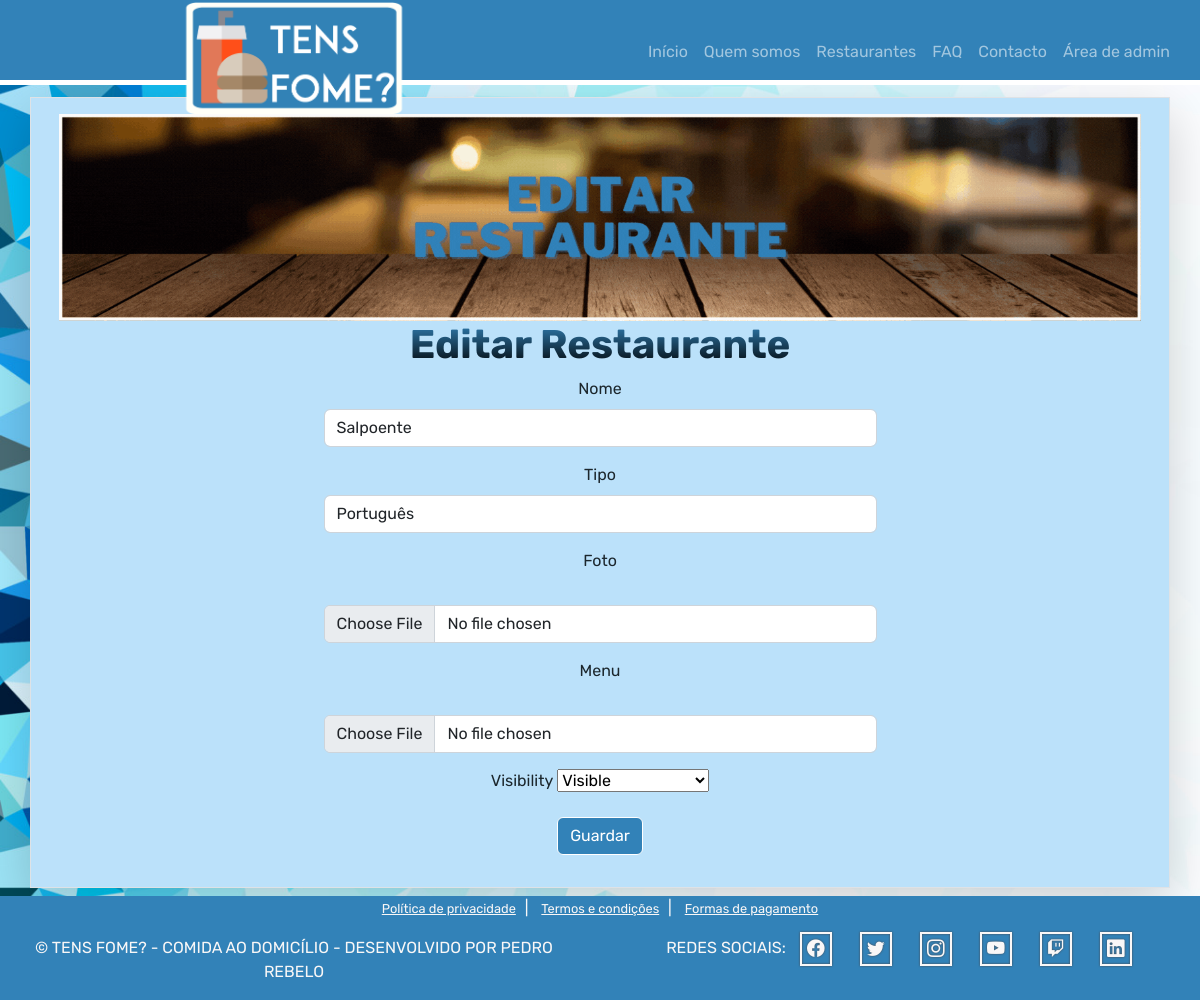
/index.php?p=editrestaurant&id=1 (signed in), run on the app's committed database.
### tables this page shows
CREATE TABLE restaurants (
    id INT PRIMARY KEY AUTO_INCREMENT,
    name VARCHAR(255),
    type VARCHAR(255),
    photo VARCHAR(255),
    menu VARCHAR(255),
    visibility BIT DEFAULT 1
);

### index.php (called while the page is built, shortened)
<?php
  include("content/head.php");
  include('content/header.php');
  include ('routes/routes.php');
  include('content/footer.php');
?>

### db/selectRestaurantByID.php (called while the page is built, shortened)
<?php
include('conn.php');
$id=$_GET['id'];
if(isset($_GET['p'])){
    if($_GET['p']=='editrestaurant'){
        $sql = "SELECT * FROM restaurants WHERE id=$id";
    }else{
        $sql = "SELECT * FROM restaurants WHERE visibility=1 AND id=$id";
    }
}else{
    $sql = "SELECT * FROM restaurants WHERE visibility=1 AND id=$id";
}
$result = $conn->query($sql);
if ($result->num_rows == 1) {
    $row = $result->fetch_assoc();
}else{
    header('Location: index.php?p=404');
    exit();
}
?>

### content/pages/editar-restaurante.php (the view, shortened to what this page needs)
<main class="container border mb-2 shadow-lg text-center p-3">
<img src="img/banner/<?php if(isset($_GET['id'])) { ?>banner-editarrestaurante.gif<?php }else{?>banner-inserirrestaurante.gif<?php }?>" alt="" class="container mx-auto">
<h1 class="text-center"><?php if(isset($_GET['id'])) { ?>Editar Restaurante<?php }else{?>Inserir Restaurante<?php }?></h1>
<?php if(isset($_GET['id'])) {
    include('db/selectRestaurantByID.php');
}?>
<?php if(isset($_GET['id'])) { ?>
    <form action="db/updateRestaurant.php" method="post" enctype="multipart/form-data">
<?php }else{?>
    <form action="db/insertRestaurant.php" method="post" enctype="multipart/form-data">
<?php }?>
<form action="" method="post">
    <div class="mb-3">
        <label for="form-name" class="form-label">Nome</label>
        <input type="text" class="form-control w-50 mx-auto" id="form-name" name="form-name" value="<?php if(isset($_GET['id'])) echo $row['name'];?>" required>
    </div>
    <div class="mb-3">
        <label for="form-type" class="form-label">Tipo</label>
        <input type="text" class="form-control w-50 mx-auto" id="form-type" name="form-type" value="<?php if(isset($_GET['id'])) echo $row['type'];?>" required>
    </div>
    <div class="mb-3">
        <label for="form-photo" class="form-label">Foto</label><br>
        <input type="file" class="form-control w-50 mx-auto" id="form-photo" name="form-photo">
    </div>
    <div class="mb-3">
        <label for="form-menu" class="form-label">Menu</label><br>
        <input type="file" class="form-control w-50 mx-auto" id="form-menu" name="form-menu">
    </div>
    <div class="mb-3">
        <label for="form-visibility" class="form-label">Visibility</label>
        <select name="form-visibility" id="form-visibility">
            <option value="1" <?php if(isset($_GET['id'])) { if($row['visibility']==1){ echo "selected";} } ?>>Visible</option>
        </select>
    </div>
    <div class="mb-3">
        <input type="submit" class="btn btn-primary" value="Guardar">
    </div>
</form>

### css/style.css (style rules this page uses)
:root { --primcolor: #3282B8; --seccolor: #F9F7F7; --thrdcolor: #BBE1FA; --offcanvas-width: 100px; }
body { font-family: 'Rubik', sans-serif; background-image: url("../img/misc/background.jpg"); background-repeat: repeat; background-size: cover; background-color: #cccccc; }
main { margin-top: 4%; background-color: var(--thrdcolor); color: #1B262C; }
.btn { background-color: var(--primcolor); border: 1; border-color: white; }
h1 { font-weight:bold; background: linear-gradient(to top, black, var(--primcolor)); background-clip: initial; -webkit-background-clip: text; -webkit-text-fill-color: transparent; }

### data on the page
restaurants: form-name "Salpoente", form-type "Português", form-visibility "Visible"

### other printed values
$_SESSION['username'] "admin"
